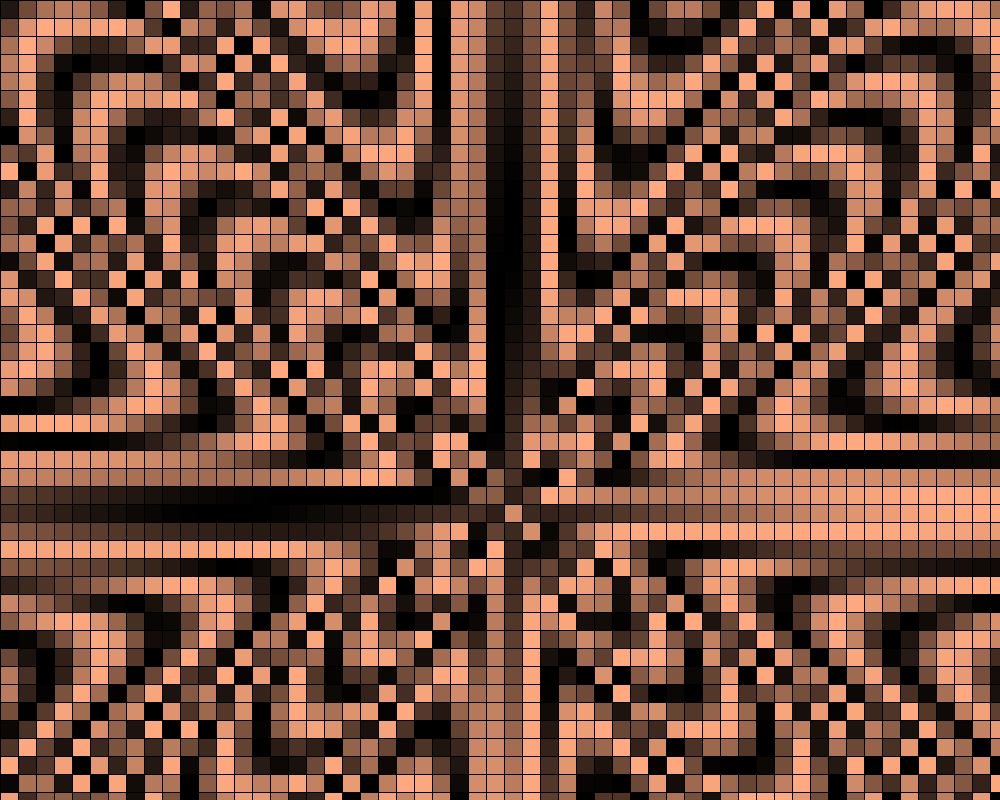
Frame 1 (no input)
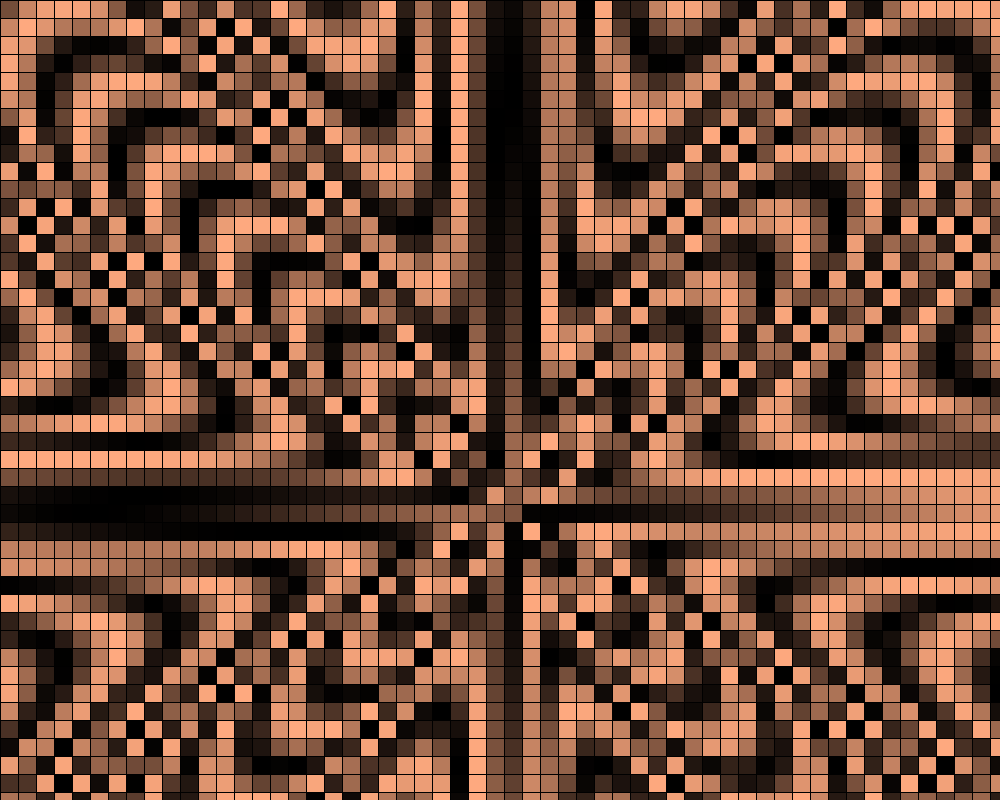
Frame 60 (the mouse pressed at the canvas centre just before this capture)
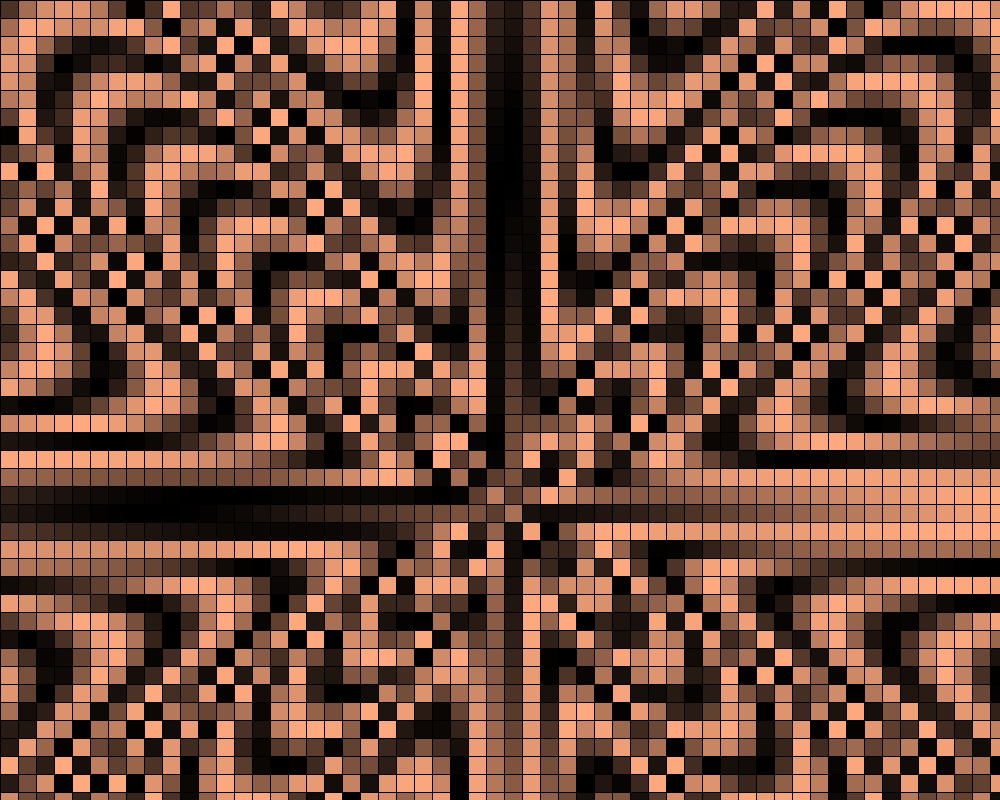
Frame 120 (the mouse held since frame 60 and released just before this capture)

The Processing sketch that drew these frames (run headless with seeded random() and noise(); from frame 60 on, the mouse is pressed at the canvas centre):

// Processing sketch: freaky_pixel_hell_dream_pde
// ── freaky_pixel_hell_dream_pde.pde
// The world pixel by pixel 2018
// Daniel Rozin
// grid of rectangles changing color with a sine wave

int cellSize= 18;                  // the size of each element
float count = 0;
void setup() {
  size(1000, 800);
}

void draw() {
  //background (0);  
  count++;
  for (int x = 0; x < width; x+=cellSize) {
    for (int y = 0; y < height; y+=cellSize) {  
      
      float distanceToMouse= dist(500, 500, x, y);   //this one uses the mouse as center
      distanceToMouse+= count;                             // adds incremental growth  
      distanceToMouse/= 0.95;                                // make it into a smaller number            
      float newGray= map(sin(distanceToMouse),-1,1,0,255);       // get the sinus of the number in order to get a value that has a gratious movement
      fill(newGray, newGray/1.5, newGray/2);                               // sin() values go from -1 to 1 so we map that to 0 - 255
      rect(x, y, cellSize, cellSize);
    }
  }
}
